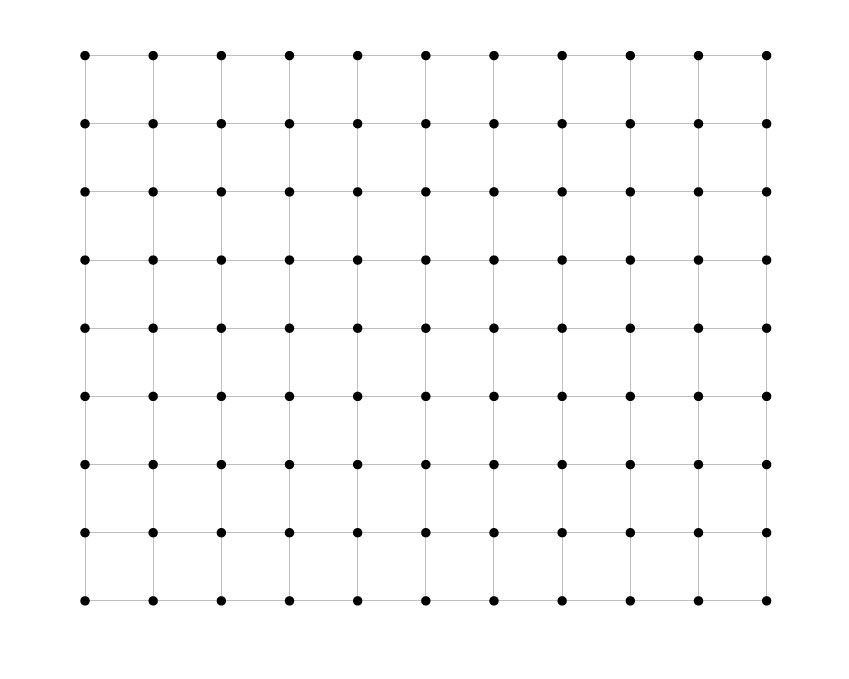
#> input picture computervision/dots and boxes.jpeg, 849 x 679 px
$ python -i PreProccesing.py   (imports and definitions only)
#> lines starting #> are read from the running program, lines starting #| are printed output that depends on the picture; after the words box and inside, x2 and y2 are one past the last pixel; in counts of white or black regions, pixels touching at a corner belong together
#> further down, picture is the input picture: shape (679, 849); min 0, max 255, mean 250.7
import cv2
import numpy as np

MIN_CONTOUR_AREA = 20


def Detect_Corners(frame):
    """ uses  harris corners to find corners of sheet of paper

    somehow statistics works better then centroids....(sub-pixel accuracy?)


    """
    corner_list = cv2.cornerHarris(frame, 5, 3, 0.1)
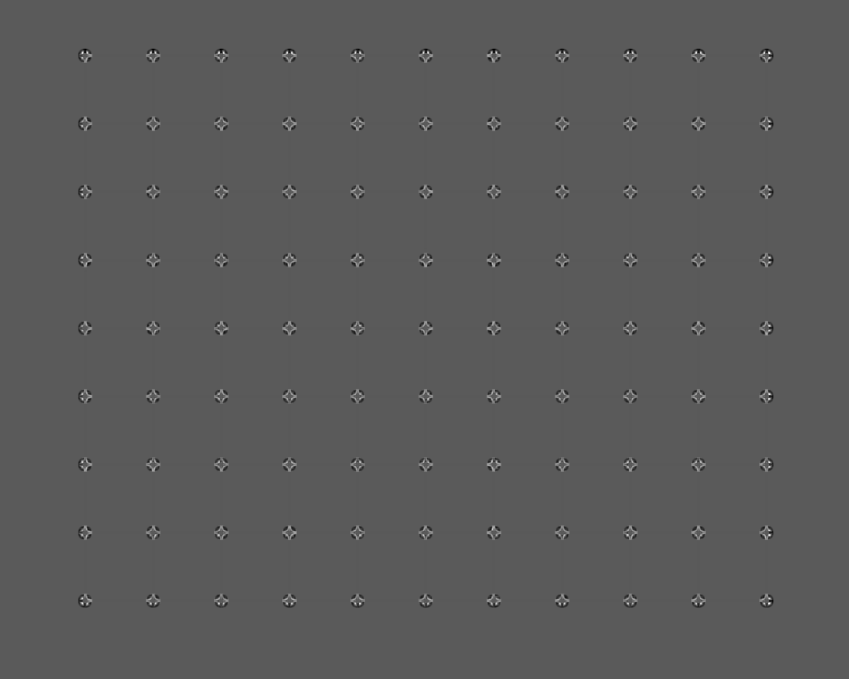
#> corner_list: shape (679, 849) float32; min -0.00486, max 0.00885, mean 1.87e-06; drawn with min black and max white
    corner_list = cv2.dilate(corner_list, None)
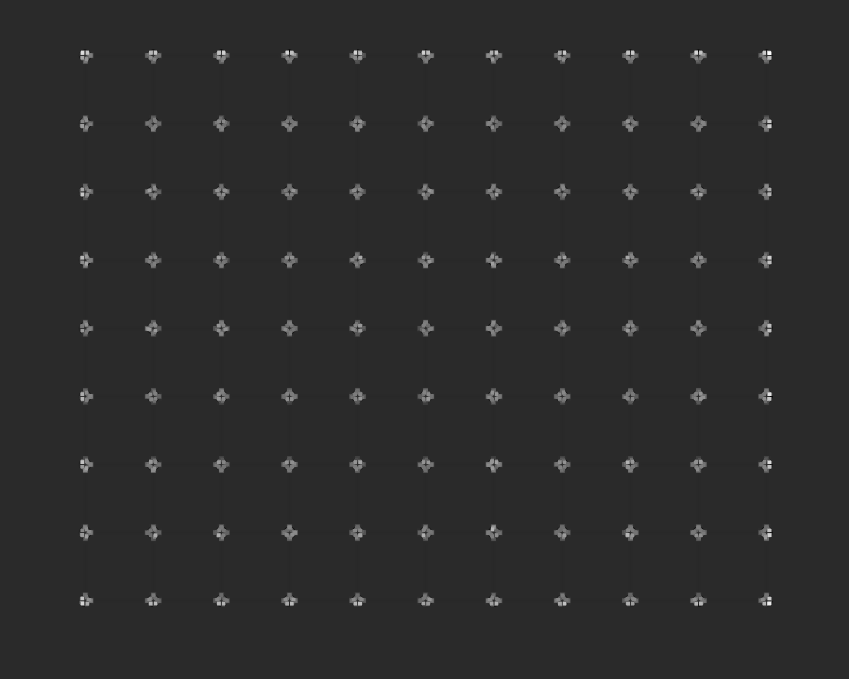
#> corner_list: shape (679, 849) float32; min -0.00175, max 0.00885, mean 7.41e-05; drawn with min black and max white
    corner_list = cv2.threshold(corner_list, 0.01 * corner_list.max(), 255, 0)[1]
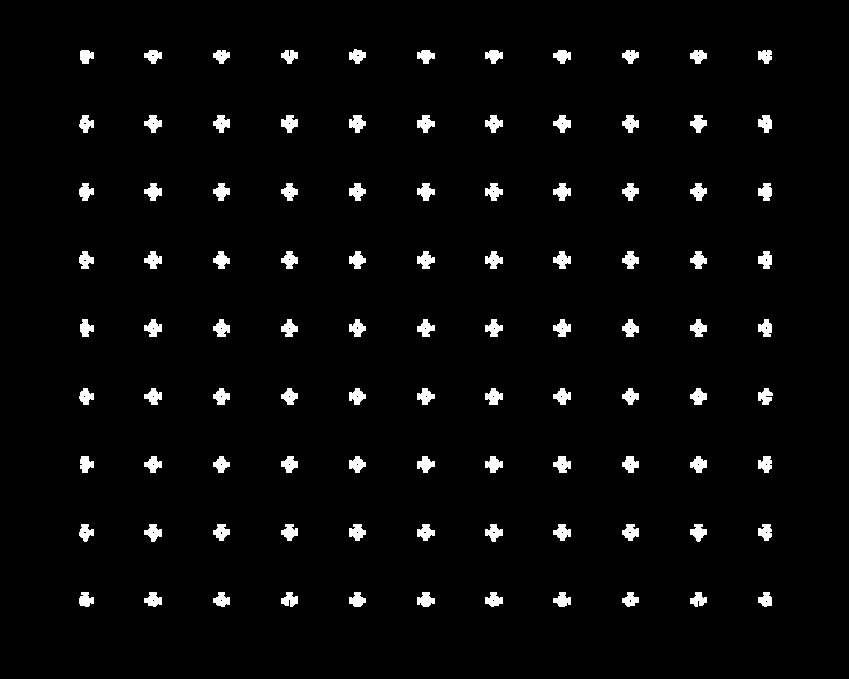
#> corner_list: shape (679, 849) float32; 3.1% white; 99 white regions, largest, box (x1, y1, x2, y2) and area: (417, 251, 435, 269) 200, (485, 183, 503, 201) 198, (281, 115, 298, 133) 197
    corner_list = corner_list.astype(np.uint8)
    _, labels, statistics, centroids = cv2.connectedComponentsWithStats(
        corner_list, connectivity=4)
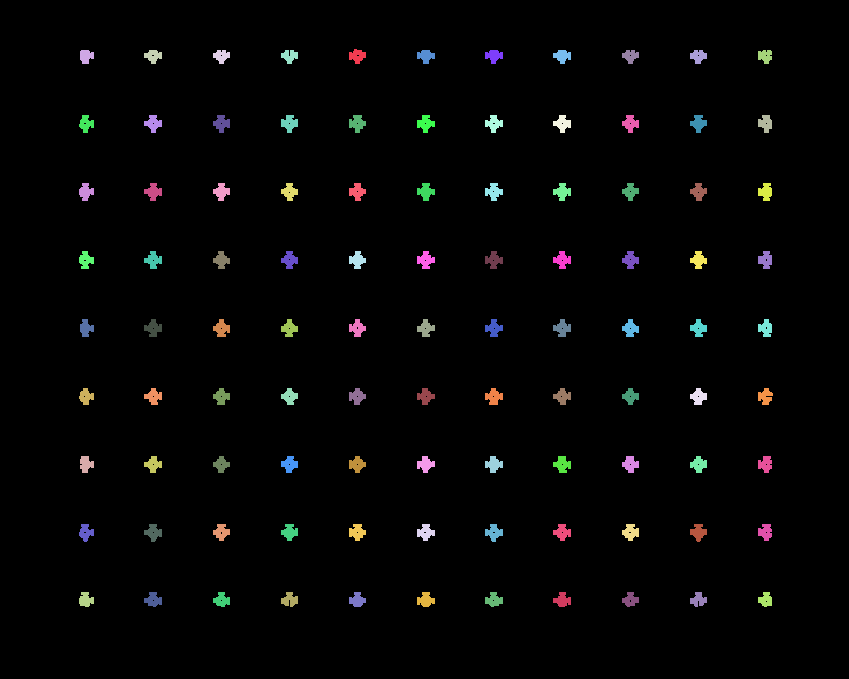
#> labels: shape (679, 849) int32; 100 distinct labels, from 0 to 99; one colour per label, 0 black
#> statistics = 100 rows, first 6: [0, 0, 849, 679, 558545], [349, 49, 17, 15, 169], [80, 50, 14, 14, 152], [144, 50, 18, 14, 163], [213, 50, 17, 14, 156], [281, 50, 17, 14, 155]; centroids = 100 pairs, first value 85.37 to 765.2, second value 55.5 to 599.6

    return statistics


def computeContourArea(cont):
    Area = cv2.contourArea(cont)
    return cont


def return_contourdbox(frame):
    """
    Returns bbox  frames
    find contours, biggest object is the whole image, second biggest is the ROI
    """

    try:
        c, h = cv2.findContours(frame, 1, 2)
        # area = cv2.contourArea(c) # find contours, biggest object is the whole image, second biggest is the ROI

        contours_Sorted = sorted(c, key=lambda cntr: cv2.contourArea(cntr))
        rect = cv2.boundingRect(contours_Sorted[-2])
        # print(rect)
        return rect
    except:
        print("bbox failed ")
    pass


def Frame_PRE_proccsing(frame):

    try :
        """Preprocess image to match model's input shape for shape detection"""
        frame = cv2.resize(frame, (28, 28))
        # Expand both channel_last and batch size
        frame = np.expand_dims(frame, axis=-1)
        frame = np.expand_dims(frame, axis=0)
    except:
        pass
    return frame.astype(np.float32) / 255

>>> import cv2
>>> picture = cv2.imread('../dots and boxes.jpeg', cv2.IMREAD_GRAYSCALE)
>>> result = Detect_Corners(picture)
#> result has the same summary as statistics in Detect_Corners
